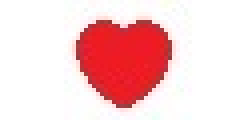
#> input picture 알고리즘2/10.SP/heart.jpg, 63 x 30 px (shown 4 times larger)
$ python 'SeamCarver(2).py'
#> lines starting #> are read from the running program, lines starting #| are printed output that depends on the picture
from pathlib import Path
from PIL import Image  # PIL (Python Image Library)
import math
import random
import timeit

class SeamCarver:
    MAX_ENERGY = 1000.0 # Static constant

    def __init__(self, image):
        assert(isinstance(image, Image.Image))
        self.image = image.copy() # Create a copy to not mutate the original image

    def width(self):
        return self.image.size[0]

    def height(self):
        return self.image.size[1]

    # [17 lines left out: functions energy, energeMap, not called in this run]

    def energyMapWithVerticalSeam(self, seam):
        assert(self.isValidSeam(seam))
        rlist = []
        energySum = 0.0
        for row in range(self.height()):
            clist = []
            for col in range(self.width()):
                if col == seam[row]:
                    clist.append(f"{self.energy(col,row):3.0f}*")
                    energySum += self.energy(col,row)
                else: clist.append(f"{self.energy(col,row):4.0f}")
            rlist.append(' '.join(clist))
        rlist.append(f"energy sum over vertical seam: {energySum:4.0f}")
        return '\n'.join(rlist)

    # [6 lines left out: function energySumOverVerticalSeam, not called in this run]

    @staticmethod
    def isListOfIntegers(x):
        if isinstance(x, list):
            if all(isinstance(e, int) for e in x): return True
            else: return False
        else: return False

    def isValidSeam(self, seam):
        if not SeamCarver.isListOfIntegers(seam): return False
        if len(seam) != self.height(): return False
        for i in range(self.height()):
            if seam[i]<0 or self.width()<=seam[i]: return False
            if i>0 and (seam[i] < seam[i-1]-1 or seam[i-1]+1 < seam[i]): return False
        return True

    # [17 lines left out: function removeVerticalSeam, not called in this run]

    def findVerticalSeam(self):

        return None


# [15 lines left out: function showBeforeAfterSeamCarving, not called in this run]


'''
    Iterate over pixels and change colors to gray scale
'''
def convertToGrayScale(image):
    assert(isinstance(image, Image.Image))
    image2 = Image.new(mode="RGB", size=(image.size[0], image.size[1]), color='white') # Create a new white image of the same size
    pixels1 = image.load() # Get pixel map
    pixels2 = image2.load()
    for col in range(image.size[0]): # width
        for row in range(image.size[1]): # height
            r, g, b = pixels1[col, row]
            y = int(0.299*r + 0.587*g + 0.144*b) # Change color to gray scale
            pixels2[col, row] = (y, y, y)
    return image2


if __name__ == "__main__":
    # Unit test for convertToGrayScale()
    image_color = Image.open(Path(__file__).with_name("heart.jpg")) # Use the location of the current .py file
#> image_color is the input picture: PIL image 63x30 RGB; mean R, G, B 247.2, 207.2, 208.8
    image_gray = convertToGrayScale(image_color)
#> in convertToGrayScale, `image2 = Image.new(mode="RGB", size=(image.size[0], image.size[1]), co..`: image2: PIL image 63x30 RGB; every value is 255
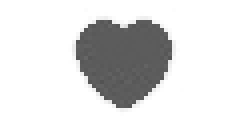
#> image_gray: PIL image 63x30 RGB (shown 4 times larger); min 83, max 255, mean 220.5
    image_color.show()
    image_gray.show()
    '''


    '''# Unit test 1 for vertical seam
    image = Image.new("RGB", (10,10), "white")
    pixels = image.load()
    for row in range(image.size[0]):
        pixels[4,row] = (255,0,0)
        pixels[5,row] = (255,0,0)
    sc = SeamCarver(image)
    #print(sc.energeMap(), '\n')
    #sc.image.show()

    vs = sc.findVerticalSeam()
#> (the run stopped early here; a loop or call above may not have finished)
